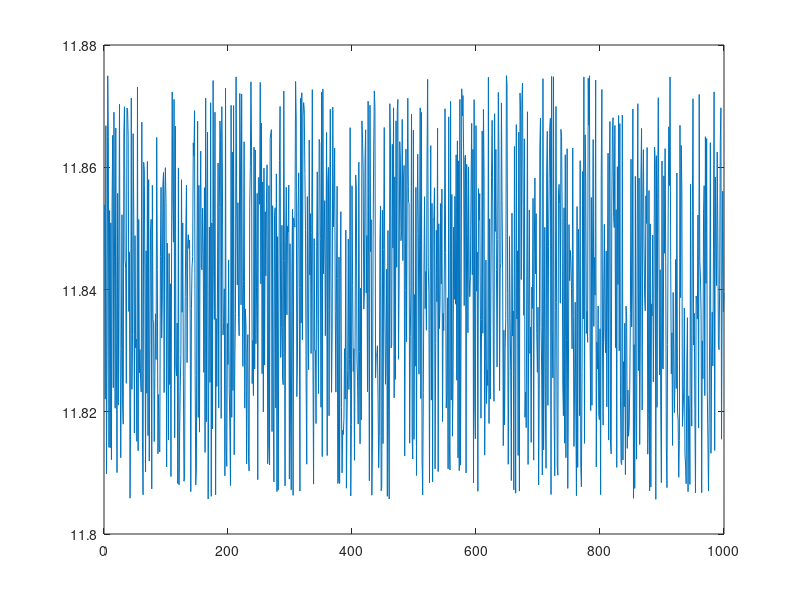

Write MATLAB code to recreate this figure.
%Fórmula do tempo de voo do drone
clc;
clear;
close all;

x=1:1000;
y=[];
variacao=0;
for k=1:1000
        AUW=2.5; %PESO
        P=170; %POTENCIA WATTS NECESSÁRIO PARA LEVANTAR 1 KG
        V=36; %VOLTAGEM BATERIA
        capacity=8.8;%AMPERES DA BATERIA
        discharge=0.8;%PERCENTUAL DE USO DA BATERIA
        
        %diferentes altitudes produzem diferentes forcas de vento. 
        %além de ter mais gasto em amperes para subir o drone
        vento=0.2;
        variacao=rand(1);
        
        P=P+variacao;
        
        AAD = AUW * P / V;% CONSUMO MEDIO DE CORRENTE amperes
        
        time = (capacity * discharge) / AAD; 
        

        
        y(k)= AAD;
end
        fprintf('AAD: %d\n', round(AAD));
        time=(time*60);%multiplica o resultado pela 60min
        fprintf('time: %d\n', time);%min
plot(x,y)


